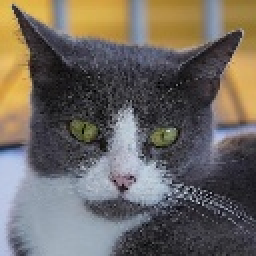
#> input picture testing_dataset/downscaled_ci_flickr_cat_000004.jpg, 128 x 128 px, given in place of Mina.jpg, which was not available (shown 2 times larger)
$ jupyter execute --allow-errors fourier.ipynb
#> lines starting #> are read from the running program, lines starting #| are printed output that depends on the picture; pictures that were not available may be replaced by others from this repository, and a replacement may not be noted
[cell 1]
import os
import numpy as np
import matplotlib.pyplot as plt
import cv2
import torch
import torch.nn as nn
import torchvision.transforms as transforms
from FourierLoss import BandFilterLoss, BandFilterLossTorch, FourierHeatMap,FourierLossTorch
from scipy.ndimage import convolve
from scipy.ndimage import gaussian_filter
from PIL import Image
import skimage
from skimage.metrics import structural_similarity as ssim
from skimage.metrics import peak_signal_noise_ratio as psnr
from neuralNet1 import NeuralNet1
from neuralNet2 import NeuralNet2
from neuralNet3 import NeuralNet3
import helper_methods as HM
import sewar as sw

#> (a cell that did not finish here is left out)

[cell 3]
# Load the model
weights = os.listdir("Model_Weights")
#> (the rest of this cell did not finish here and is left out)

[cell 4]
# [13 lines of commented-out code are left out]

fig,axes = plt.subplots(1,3,figsize=(12,4))
img = plt.imread('extraPics/Mina.jpg')
#> img is the input picture: shape (128, 128, 3); mean R, G, B 110.6, 104.4, 97.6
img = img[:684,:606,:]
axes[0].imshow(img)
kernel = np.ones((6,6),dtype=float)/36
newimg = img.copy().astype(float)
newimg[:,:,0] = (convolve(img[:,:,0],kernel))
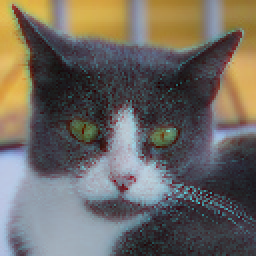
#> newimg: shape (128, 128, 3) float64 (shown 2 times larger); mean R, G, B 109.5, 104.4, 97.6
newimg[:,:,1] = (convolve(img[:,:,1],kernel))
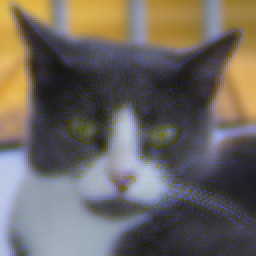
#> newimg: shape (128, 128, 3) float64 (shown 2 times larger); mean R, G, B 109.5, 103.4, 97.6
newimg[:,:,2] = (convolve(img[:,:,2],kernel))
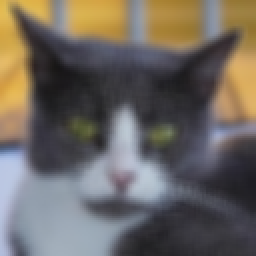
#> newimg: shape (128, 128, 3) float64 (shown 2 times larger); mean R, G, B 109.5, 103.4, 96.9
newimg = newimg/255
axes[1].imshow(newimg)
newimg = newimg[::6,::6,:]
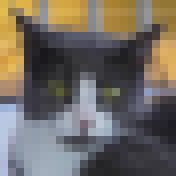
#> newimg: shape (22, 22, 3) float64 (shown 8 times larger); mean R, G, B 0.44, 0.413, 0.381
axes[2].imshow(newimg)
plt.show()
small_avgd_Mina = Image.fromarray((newimg*255).astype('uint8'))
small_avgd_Mina.save('extraPics/small_avgd_Mina.jpg')

[cell 5]
###FUNCTIONS##
def enhance(lr_image,display=False):#apply model to lr image

    # Set the model to evaluation mode

    model.eval()
    if type(lr_image)==str: image = plt.imread(lr_image)
    elif type(lr_image)==np.ndarray: image = lr_image
    else: print("Incorrect Input type to enhance funciton. Please put ndarray or file path to image")
    if np.max(image)<=1: image=(image*255).astype('uint8')
    input_image = Image.fromarray(image)
    input_image = transform(input_image)

    # Perform the inference
    with torch.no_grad():
        input_image = input_image.to(device)  # Move the input image to the device
        input_image = input_image.unsqueeze(0)  # Add a batch dimension
        output = model(input_image)

    output = output.squeeze(0).cpu().detach().numpy()# Convert to numpy array
    output = np.transpose(output, (1, 2, 0))    # (C, H, W) to (H, W, C)
    output = np.array(output,dtype=float)
    if display:
        fig,axes = plt.subplots(1,2,figsize=(16,8))
        axes[0].imshow(image)
        axes[0].set_title('LR Image')
        axes[1].imshow(output)
        axes[1].set_title('Generated Image')
        plt.tight_layout()
        plt.show()
    else:
        return output

# [125 lines left out: functions double_quad_model, compute_metrics, compare, display_fourier_maps, fourier_map, not called in this run]

[cell 6]
#Inference and Analysis
pictures = {
    'tiger':("testing_dataset/downscaled_ci_flickr_wild_002021.jpg","testing_dataset/flickr_wild_002021.jpg"),
    'dog':("testing_dataset/downscaled_ci_pixabay_dog_001489.jpg","testing_dataset/pixabay_dog_001489.jpg"),
    'wolf':("testing_dataset/downscaled_ci_pixabay_wild_000639.jpg","testing_dataset/pixabay_wild_000639.jpg"),
    'cat1':('testing_dataset/downscaled_ci_flickr_cat_000004.jpg','testing_dataset/flickr_cat_000004.jpg'),
    'cat2':('testing_dataset/downscaled_ci_flickr_cat_000005.jpg','testing_dataset/flickr_cat_000005.jpg'),
    'mufasa':('testing_dataset/downscaled_ci_pixabay_wild_000568.jpg','testing_dataset/pixabay_wild_000568.jpg'),
    'scar':('testing_dataset/downscaled_ci_pixabay_wild_000561.jpg','testing_dataset/pixabay_wild_000561.jpg'),
    'pastyScar':('LR_images/ci/downscaled_ci_flickr_wild_001704.jpg','HR_images/flickr_wild_001704.jpg'),
    'monkeyLion':('testing_dataset/downscaled_ci_flickr_wild_001751.jpg','testing_dataset/flickr_wild_001751.jpg'),
    'leopard':('testing_dataset/downscaled_ci_flickr_wild_002181.jpg','testing_dataset/flickr_wild_002181.jpg'),
    'night_leopard':('testing_dataset/downscaled_ci_flickr_wild_002162.jpg','testing_dataset/flickr_wild_002162.jpg'),
    'white_tiger':('testing_dataset/downscaled_ci_flickr_wild_000895.jpg','testing_dataset/flickr_wild_000895.jpg'),
    'cub':('testing_dataset/downscaled_ci_flickr_wild_000812.jpg','testing_dataset/flickr_wild_000812.jpg'),#812-816
    'kyri':('extraPics/LR_kitties5.jpg'),
    'Mina':('extraPics/Mina.jpg'),
    'small_cropped_Mina':('extraPics/small_cropped_Mina.jpg'),
    'generated_Mina':('extraPics/generated_Mina.jpg'),
    'small_generated_Mina':('extraPics/small_generated_Mina.jpg'),
    'wave':("extraPics/downscaled_ci_waves.jpg","extraPics/waves.jpg"),
    'noise':('extraPics/lr_noise.jpg','extraPics/hr_noise.jpg'),
}

lr, hr = pictures['wave']
input,target = plt.imread(lr), plt.imread(hr)
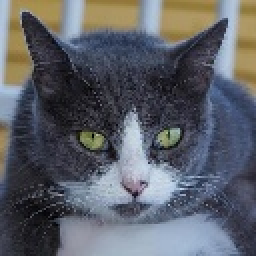
#> input picture testing_dataset/downscaled_ci_flickr_cat_000005.jpg, 128 x 128 px, given in place of downscaled_ci_waves.jpg, which was not available (shown 2 times larger)
#> input is the input picture: shape (128, 128, 3); mean R, G, B 93.1, 96.3, 103.7

#> (the rest of this cell did not finish here and is left out)

print("Single Enhanced Metrics")
compare(input,target,output,"Single_Enhanced",difference_factors=[1])
output = (output*255).astype('uint8')
downscaled_image = cv2.resize(output, (128,128), interpolation=cv2.INTER_CUBIC)
compare(input,input,downscaled_image,"Downscaled_Enhanced_Image",difference_factors=[8])
# [17 lines of commented-out code are left out]

lr, hr = pictures['cat2']

print("Model Metrics")
input,target,output,difference = compare(lr, hr, difference_factors=[1])
enhance(lr,display=True)
cos_similarity = HM.cosine_similarity(output, target)

bicubic_output =  HM.upscale_image_bicubic(lr,4)

print("Cosine similarity: ", cos_similarity)
print("Cosine similarity (bicubic): ", HM.cosine_similarity(np.array(bicubic_output), target))
print("Visual Information Fidelity: ", sw.vifp(target, output))
print("Spatial Correlation Coefficient: ", sw.scc(target, output))
# [7 lines of commented-out code are left out]
